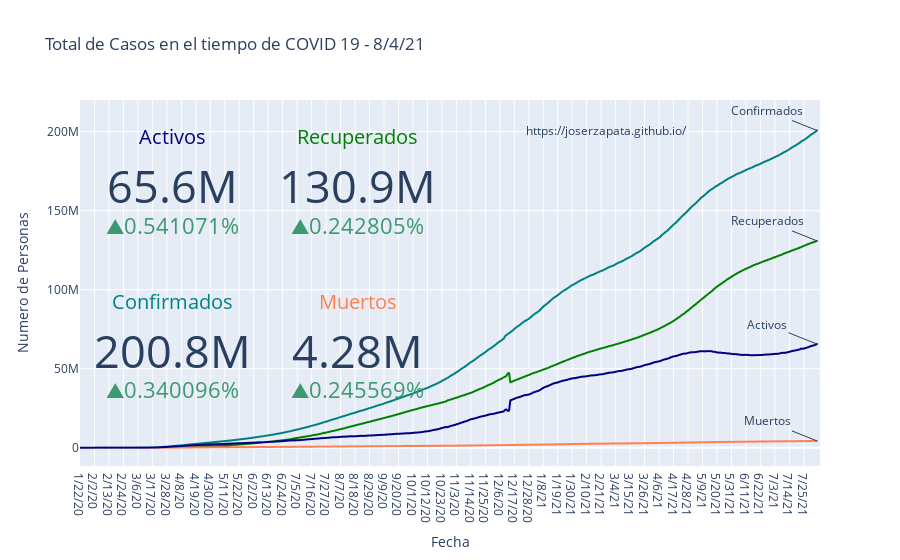

Here is the notebook cell this chart was saved with:
### Markdown cell above
## Progresion Mundial en el Tiempo del numero de casos

### Code cell
fecha_datos_completos = '8/4/21'
pos_final = len(world.set_index('Fecha').loc[:fecha_datos_completos,:])
world = world.iloc[:pos_final,:]
world_melt = world.melt(id_vars='Fecha',
                         value_vars= list(world.columns)[1:],
                         var_name=None)
fig = px.line(world_melt, x="Fecha", y= 'value',
              color='variable',  color_discrete_sequence=["teal","green","coral", "navy"],
              title=f'Total de Casos en el tiempo de COVID 19 - {fecha_datos_completos}')
for n in list(world.columns)[1:]:
  fig.add_annotation(x=world.iloc[-1,0], y=world.loc[world.index[-1],n],
                     text=n, xref="x",yref="y",
                     showarrow=True, ax=-50, ay=-20)
# Indicador de numero total de confirmados
fig.add_indicator( title= {'text':'Confirmados', 'font':{'color':'teal'}},
                  value = world['Confirmados'].iloc[-1],
                  mode = "number+delta", delta = {"reference": world['Confirmados'
                  ].iloc[-2], 'relative': True },domain = {'x': [0, 0.25], 'y': [0.15, .4]})
#Indicador numero total de Activos
fig.add_indicator(title={'text':'Activos', 'font':{'color':'navy'}},
                  value = world['Activos'].iloc[-1],
                  mode = "number+delta", delta = {"reference": world['Activos'
                  ].iloc[-2], 'relative': True },domain = {'x': [0, 0.25], 'y': [0.6, .85]})
#Indicador numero total de Recuperados
fig.add_indicator(title={'text':'Recuperados', 'font':{'color':'green'}},
                  value = world['Recuperados'].iloc[-1],
                  mode = "number+delta", delta = {"reference": world['Recuperados'
                  ].iloc[-2], 'relative': True },domain = {'x': [0.25, 0.50], 'y': [0.6, .85]})
#Indicador numero total de muertos
fig.add_indicator(title={'text':'Muertos', 'font':{'color':'coral'}},
                  value = world['Muertos'].iloc[-1],
                  mode = "number+delta", delta = {"reference": world['Muertos'
                  ].iloc[-2], 'relative': True },domain = {'x': [0.25, 0.5], 'y': [0.15, .4]})
fig.add_annotation(x=400, y=world_melt['value'].max(),
                   text='https://joserzapata.github.io/', showarrow=False)
fig.layout.update(showlegend = False,
                  yaxis =  {"title": {"text": "Numero de Personas"}}, # Cambiar texto eje y
                  )
# grabar grafica en chart-studio si se proporciona el api-key
if api_key: py.plot(fig, filename = 'total_casos_serie', auto_open=False)
fig.show()

### Figure 1 — Plotly figure (JSON) as saved in the notebook; plotly's stock layout.template omitted (floating-point values rounded to 4 significant figures; data arrays with more than 128 entries replaced by an {"elided": "..."} marker saying what was removed)
{"data": [{"hovertemplate": "variable=Confirmados<br>Fecha=%{x}<br>value=%{y}<extra></extra>", "legendgroup": "Confirmados", "line": {"color": "teal", "dash": "solid"}, "marker": {"symbol": "circle"}, "mode": "lines", "name": "Confirmados", "showlegend": true, "type": "scattergl", "x": {"elided": "561 str values"}, "xaxis": "x", "y": {"elided": "561 int values"}, "yaxis": "y"}, {"hovertemplate": "variable=Recuperados<br>Fecha=%{x}<br>value=%{y}<extra></extra>", "legendgroup": "Recuperados", "line": {"color": "green", "dash": "solid"}, "marker": {"symbol": "circle"}, "mode": "lines", "name": "Recuperados", "showlegend": true, "type": "scattergl", "x": {"elided": "561 str values"}, "xaxis": "x", "y": {"elided": "561 int values"}, "yaxis": "y"}, {"hovertemplate": "variable=Muertos<br>Fecha=%{x}<br>value=%{y}<extra></extra>", "legendgroup": "Muertos", "line": {"color": "coral", "dash": "solid"}, "marker": {"symbol": "circle"}, "mode": "lines", "name": "Muertos", "showlegend": true, "type": "scattergl", "x": {"elided": "561 str values"}, "xaxis": "x", "y": {"elided": "561 int values"}, "yaxis": "y"}, {"hovertemplate": "variable=Activos<br>Fecha=%{x}<br>value=%{y}<extra></extra>", "legendgroup": "Activos", "line": {"color": "navy", "dash": "solid"}, "marker": {"symbol": "circle"}, "mode": "lines", "name": "Activos", "showlegend": true, "type": "scattergl", "x": {"elided": "561 str values"}, "xaxis": "x", "y": {"elided": "561 int values"}, "yaxis": "y"}, {"delta": {"reference": 200078130, "relative": true}, "domain": {"x": [0, 0.25], "y": [0.15, 0.4]}, "mode": "number+delta", "title": {"font": {"color": "teal"}, "text": "Confirmados"}, "type": "indicator", "value": 200758588}, {"delta": {"reference": 65223605, "relative": true}, "domain": {"x": [0, 0.25], "y": [0.6, 0.85]}, "mode": "number+delta", "title": {"font": {"color": "navy"}, "text": "Activos"}, "type": "indicator", "value": 65576511}, {"delta": {"reference": 130582001, "relative": true}, "domain": {"x": [0.25, 0.5], "y": [0.6, 0.85]}, "mode": "number+delta", "title": {"font": {"color": "green"}, "text": "Recuperados"}, "type": "indicator", "value": 130899061}, {"delta": {"reference": 4272524, "relative": true}, "domain": {"x": [0.25, 0.5], "y": [0.15, 0.4]}, "mode": "number+delta", "title": {"font": {"color": "coral"}, "text": "Muertos"}, "type": "indicator", "value": 4283016}], "layout": {"annotations": [{"ax": -50, "ay": -20, "showarrow": true, "text": "Confirmados", "x": "8/4/21", "xref": "x", "y": 200758588, "yref": "y"}, {"ax": -50, "ay": -20, "showarrow": true, "text": "Recuperados", "x": "8/4/21", "xref": "x", "y": 130899061, "yref": "y"}, {"ax": -50, "ay": -20, "showarrow": true, "text": "Muertos", "x": "8/4/21", "xref": "x", "y": 4283016, "yref": "y"}, {"ax": -50, "ay": -20, "showarrow": true, "text": "Activos", "x": "8/4/21", "xref": "x", "y": 65576511, "yref": "y"}, {"showarrow": false, "text": "https://joserzapata.github.io/", "x": 400, "y": 200758588}], "legend": {"title": {"text": "variable"}, "tracegroupgap": 0}, "showlegend": false, "title": {"text": "Total de Casos en el tiempo de COVID 19 - 8/4/21"}, "xaxis": {"anchor": "y", "domain": [0, 1], "title": {"text": "Fecha"}}, "yaxis": {"anchor": "x", "domain": [0, 1], "title": {"text": "Numero de Personas"}}}}
